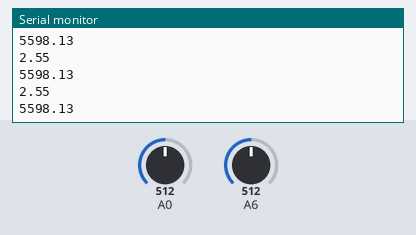
Bench run of a sketch on a simulated Arduino Uno, built with avr-gcc and run on an emulated ATmega328P. Shown: the last lines printed to the serial monitor. The inputs (shaded band) are chosen by the test bench; at power-on: A0 = 512, A6 = 512.

Above: at 1.2 s.
1.3 s: A0 set to 716
At 2.0 s:
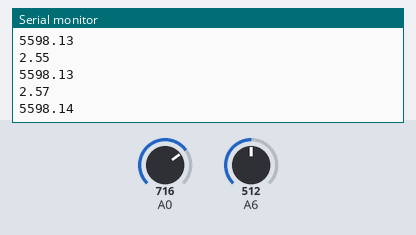
2.8 s: A6 set to 716
At 3.5 s:
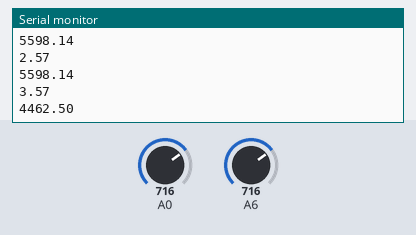
4.3 s: A0 set to 900
At 5.0 s:
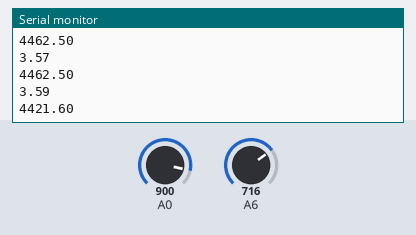
5.8 s: A6 set to 900
At 6.5 s:
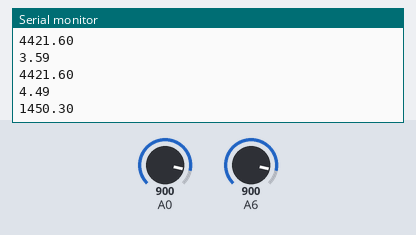
Timing chart, 0 to 8.3 s (numbered marks = the images above; inputs shaded):
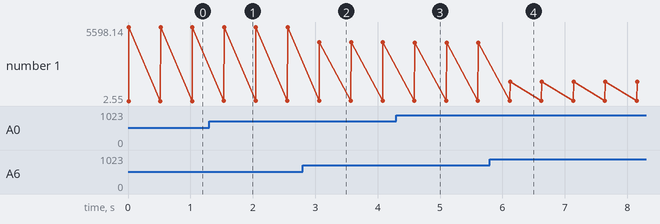

Measured:
- after the input at 1.3 s, the serial monitor: prints a new line after 0.24 s (image 1)
- after the input at 2.8 s, the serial monitor: prints a new line after 0.26 s (image 2)
- after the input at 4.3 s, the serial monitor: prints a new line after 0.29 s (image 3)
- after the input at 5.8 s, the serial monitor: prints a new line after 0.32 s (image 4)
- plotted number 1: 5598.13 → 5598.14 after the input at 1.3 s, 5598.14 → 4462.5 after the input at 2.8 s, 4462.5 → 4421.6 after the input at 4.3 s, 4421.6 → 1450.3 after the input at 5.8 s

The sketch:

turbidity.ino
```cpp
void setup() {
  Serial.begin(9600); //Baud rate: 9600
}
void loop() {
  float ntu;
  int sensorValue = analogRead(A0);// read the input on analog pin 0:
  float volt = sensorValue * (5.0 / 1024.0);// Convert the analog reading (which goes from 0 - 1023) to a voltage (0 - 5V):
  for(int i=0; i<50; i++)
    {
        volt += ((float)analogRead(sensorValue)/1023)*5;
    }
    volt = volt/50;
  if(volt < 2.5){
      ntu = 3000;
    }else{
      ntu = -1120.4*square(volt)+5742.3*volt-1759.4;
    }
  Serial.println(volt);
  Serial.println(ntu); // print out the value you read: value of voltage of clear water is 4.8 .

  delay(500);
}
```
